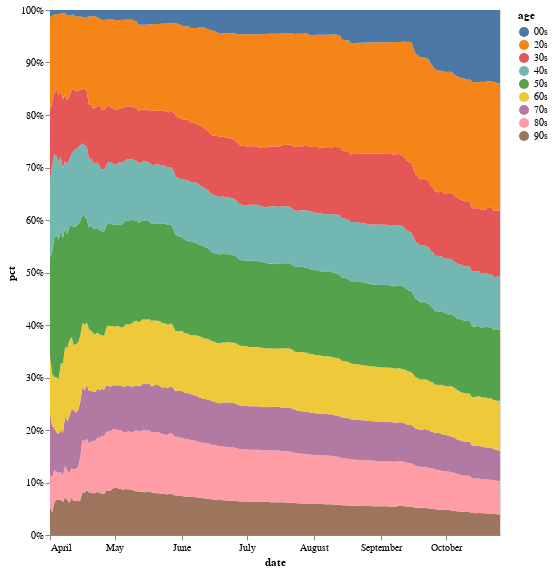

The notebook cell saved with this chart:
### Code cell
# idiom for stacked area chart
# https://altair-viz.github.io/gallery/normalized_stacked_area_chart

demo = alt.Chart(ddf).mark_area().encode(
    x = 'date:T',
    y = alt.Y('pct:Q', stack = 'normalize'),
    color = 'age:N'
).properties(
    width = 450,
    height = 525
)
demo

### Figure 1 — Vega-Lite specification as saved in the notebook (floating-point values rounded to 4 significant figures; data arrays with more than 128 entries replaced by an {"elided": "..."} marker saying what was removed)
{"config": {"view": {"continuousWidth": 400, "continuousHeight": 300}}, "data": {"name": "data-5e0b6dfed4d92576cee18a9de8215eee"}, "mark": "area", "encoding": {"color": {"type": "nominal", "field": "age"}, "x": {"type": "temporal", "field": "date"}, "y": {"type": "quantitative", "field": "pct", "stack": "normalize"}}, "height": 525, "width": 450, "$schema": "https://vega.github.io/schema/vega-lite/v4.8.1.json", "datasets": {"data-5e0b6dfed4d92576cee18a9de8215eee": {"elided": "1881 records"}}}
